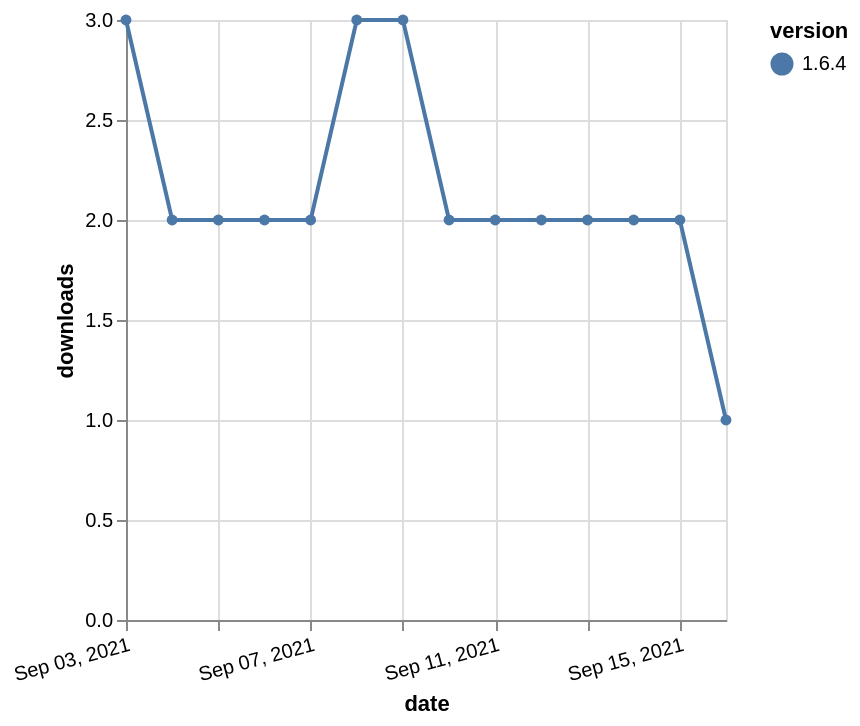

Source (Vega-Lite JSON):
### Vega-Lite specification from a JSON file in a GitHub repository (floating-point values rounded to 4 significant figures)
{"$schema": "https://vega.github.io/schema/vega-lite/v5.json", "description": "A simple bar chart with embedded data.", "data": {"values": [{"date": "2021-09-03", "total": 2195, "delta": 3, "version": "1.6.4"}, {"date": "2021-09-04", "total": 2197, "delta": 2, "version": "1.6.4"}, {"date": "2021-09-05", "total": 2199, "delta": 2, "version": "1.6.4"}, {"date": "2021-09-06", "total": 2201, "delta": 2, "version": "1.6.4"}, {"date": "2021-09-07", "total": 2203, "delta": 2, "version": "1.6.4"}, {"date": "2021-09-08", "total": 2206, "delta": 3, "version": "1.6.4"}, {"date": "2021-09-09", "total": 2209, "delta": 3, "version": "1.6.4"}, {"date": "2021-09-10", "total": 2211, "delta": 2, "version": "1.6.4"}, {"date": "2021-09-11", "total": 2213, "delta": 2, "version": "1.6.4"}, {"date": "2021-09-12", "total": 2215, "delta": 2, "version": "1.6.4"}, {"date": "2021-09-13", "total": 2217, "delta": 2, "version": "1.6.4"}, {"date": "2021-09-14", "total": 2219, "delta": 2, "version": "1.6.4"}, {"date": "2021-09-15", "total": 2221, "delta": 2, "version": "1.6.4"}, {"date": "2021-09-16", "total": 2222, "delta": 1, "version": "1.6.4"}]}, "width": "container", "mark": {"type": "line", "point": {"filled": true}}, "encoding": {"x": {"field": "date", "type": "temporal", "timeUnit": "yearmonthdate", "title": "date", "axis": {"labelAngle": -15}}, "y": {"field": "delta", "type": "quantitative", "title": "downloads"}, "color": {"field": "version", "type": "nominal"}, "tooltip": {"field": "delta"}}}
